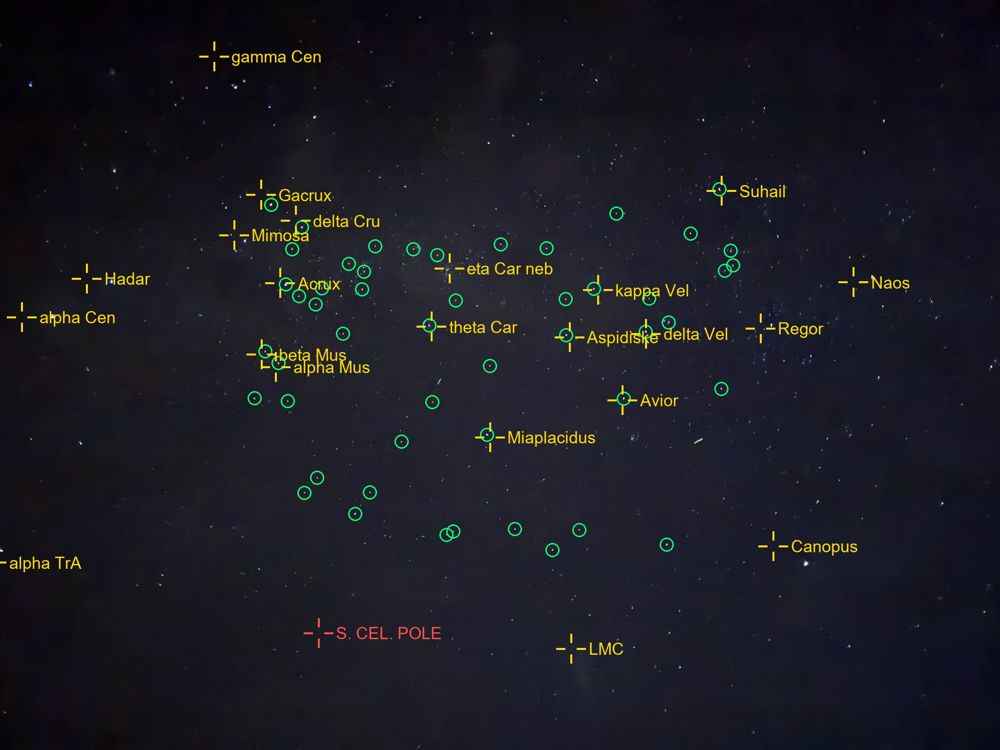
#> input picture artifacts/star-fix/photo1_stars.jpg, 1000 x 750 px, given in place of 1 (1).jpeg, which was not available
$ python zenith.py .
#> lines starting #> are read from the running program, lines starting #| are printed output that depends on the picture
import sys, numpy as np, warnings; warnings.filterwarnings('ignore')
from PIL import Image, ImageFilter
from astropy.wcs import WCS
from astropy.io.fits import Header
D = np.pi/180
def vec(ra, de): ra, de = ra*D, de*D; return np.array([np.cos(de)*np.cos(ra), np.cos(de)*np.sin(ra), np.sin(de)])
def radec(v): v = v/np.linalg.norm(v); return (np.arctan2(v[1], v[0])/D) % 360, np.arcsin(v[2])/D
P = {}
for i in '1234':
    f = f'{sys.argv[1]}/1 ({i}).jpeg'
    g = Image.open(f).convert('L'); W, H = g.size
#> after `g = Image.open(f).convert('L')`:
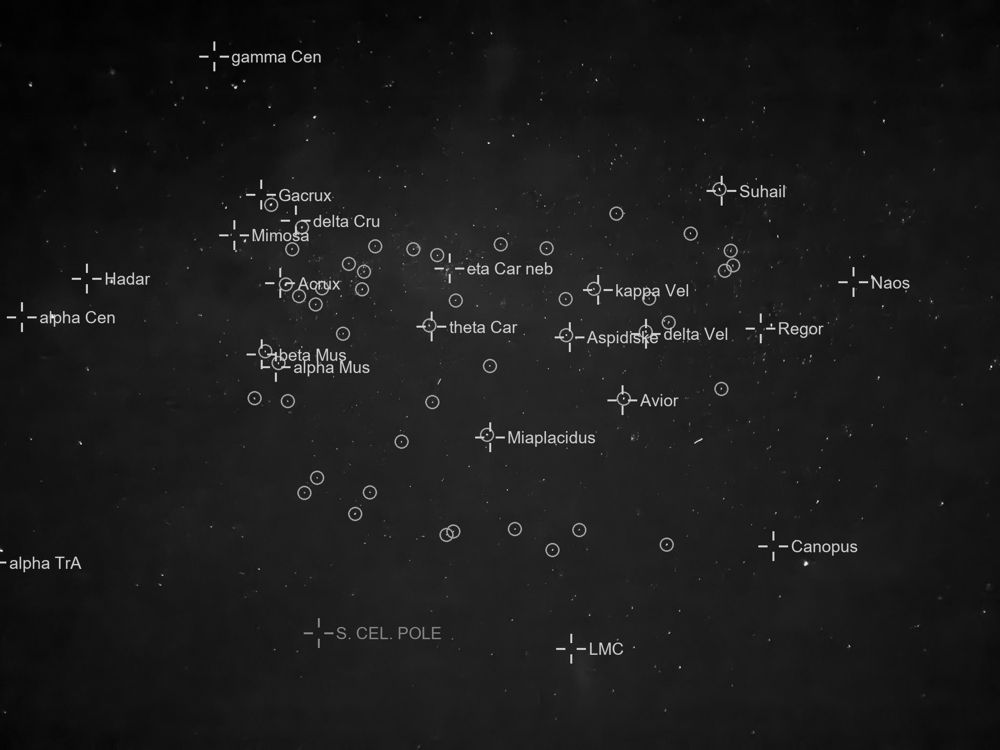
#> g: PIL image 1000x750 L; min 0, max 252, mean 27.3
#> after `W, H = g.size`: W = 1000; H = 750
    small = np.asarray(g.filter(ImageFilter.MedianFilter(15)).resize((W//32, H//32), Image.BOX), float)
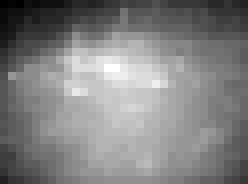
#> small: shape (23, 31) float64 (shown 8 times larger); min 3, max 47, mean 25.3; drawn with min black and max white
    lin = (small/255)**2.2                                  # undo JPEG gamma
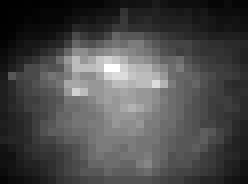
#> lin: shape (23, 31) float64 (shown 8 times larger); min 5.69e-05, max 0.0242, mean 0.00718; drawn with min black and max white
    yy, xx = np.mgrid[0:small.shape[0], 0:small.shape[1]]
    A = np.c_[np.ones(xx.size), xx.ravel(), yy.ravel()]
    out = {}
    for tag, img in (('jpeg', small), ('linear', lin)):
        a, bx, by = np.linalg.lstsq(A, img.ravel(), rcond=None)[0]
        out[tag] = (bx, by)
#> this loop made 2 passes
#> (tag, a, bx, by) on passes 1 to 2: ('jpeg', 18.54, 0.112, 0.463), ('linear', 0.00478, 2.76e-05, 0.000181)
#> after the loop, out = {'jpeg': (0.112, 0.463), 'linear': (2.76e-05, 0.000181)}
    bx, by = out['jpeg']
#> bx = 0.112; by = 0.463
    tilt = np.degrees(np.arctan2(bx, by))                   # 0 = glow straight down the image
#> tilt = 13.6
#> (the run stopped early here; a loop or call above may not have finished)

$ run again, on artifacts/star-fix/photo3_stars.jpg
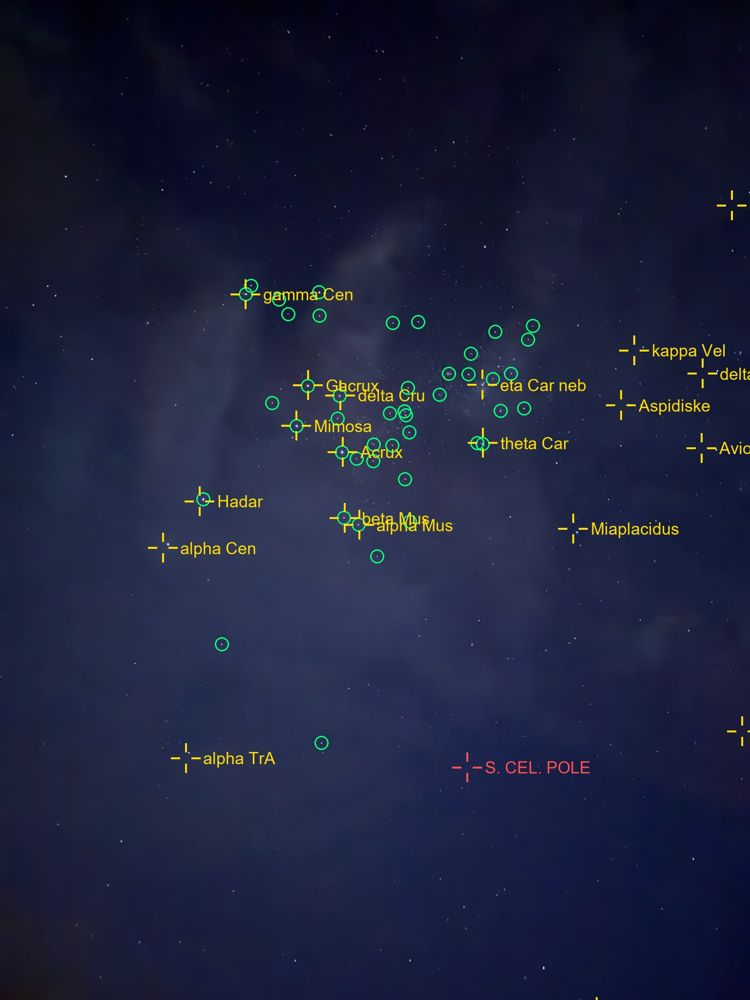
#> input picture artifacts/star-fix/photo3_stars.jpg, 750 x 1000 px, given in place of 1 (1).jpeg, which was not available
#> `g = Image.open(f).convert('L')`:
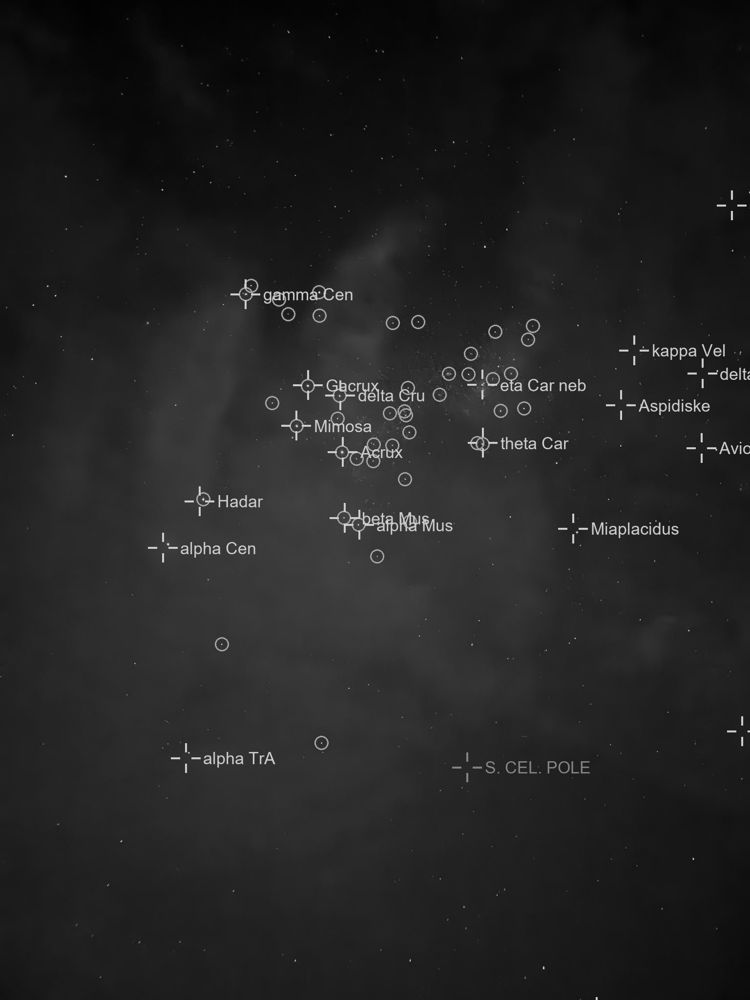
#> g: PIL image 750x1000 L; min 1, max 232, mean 35.1
#> `lin = (small/255)**2.2`:
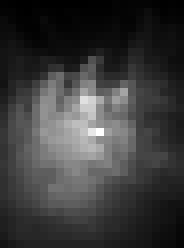
#> lin: shape (31, 23) float64 (shown 8 times larger); min 0.000107, max 0.0619, mean 0.0144; drawn with min black and max white
#> the loop `for tag, img in (('jpeg', small), ('linear', lin)):` made 2 passes
#> (tag, a, bx, by) on passes 1 to 2: ('jpeg', 26.82, -0.302, 0.682), ('linear', 0.0117, -0.000277, 0.000382)
#> after the loop `for tag, img in (('jpeg', small), ('linear', lin)):`: out = {'jpeg': (-0.302, 0.682), 'linear': (-0.000277, 0.000382)}
#> `bx, by = out['jpeg']`: bx = -0.302; by = 0.682
#> tilt = -23.87

$ run again, on artifacts/star-fix/photo4_stars.jpg
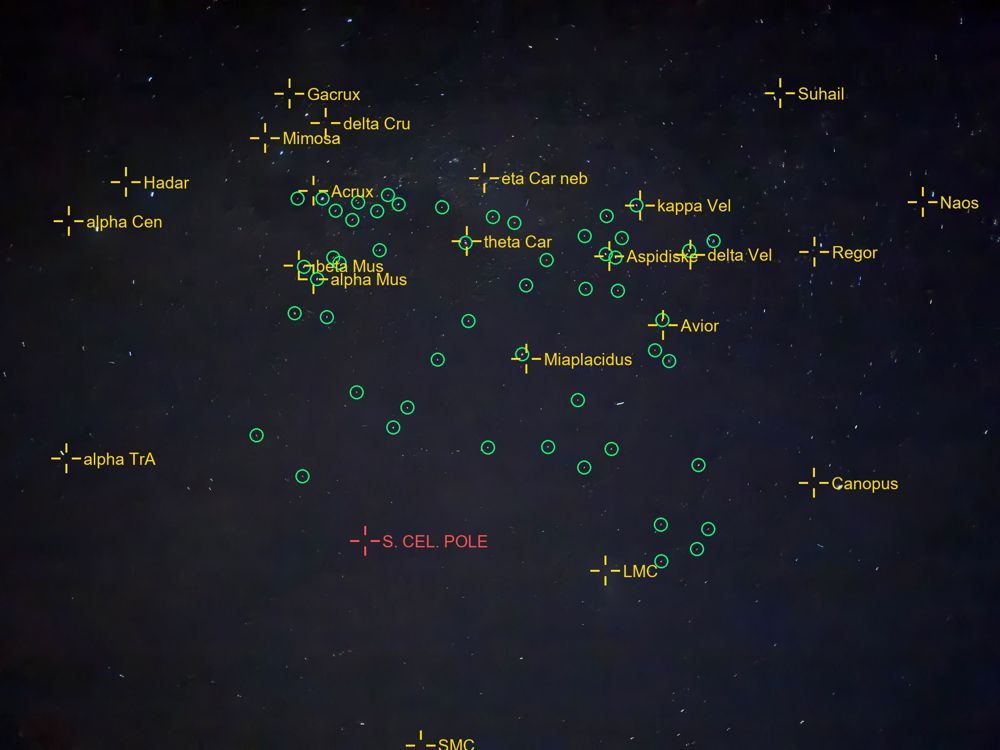
#> input picture artifacts/star-fix/photo4_stars.jpg, 1000 x 750 px, given in place of 1 (1).jpeg, which was not available
#> `small = np.asarray(g.filter(ImageFilter.MedianFilter(15)).resize((W//3..`:
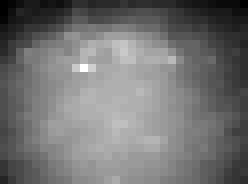
#> small: shape (23, 31) float64 (shown 8 times larger); min 4, max 52, mean 25.6; drawn with min black and max white
#> `lin = (small/255)**2.2`:
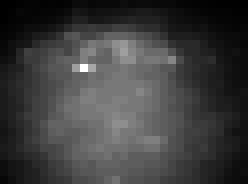
#> lin: shape (23, 31) float64 (shown 8 times larger); min 0.000107, max 0.0303, mean 0.00739; drawn with min black and max white
#> the loop `for tag, img in (('jpeg', small), ('linear', lin)):` made 2 passes
#> (tag, a, bx, by) on passes 1 to 2: ('jpeg', 21.54, -0.135, 0.552), ('linear', 0.0059, -7.29e-05, 0.000235)
#> after the loop `for tag, img in (('jpeg', small), ('linear', lin)):`: out = {'jpeg': (-0.135, 0.552), 'linear': (-7.29e-05, 0.000235)}
#> `bx, by = out['jpeg']`: bx = -0.135; by = 0.552
#> tilt = -13.75
